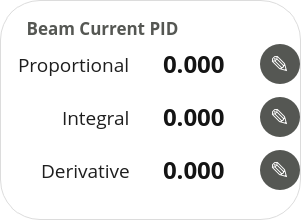
         <widget class="QGroupBox" name="beam_pid_group">
          <property name="minimumSize">
           <size>
            <width>280</width>
            <height>220</height>
           </size>
          </property>
          <property name="maximumSize">
           <size>
            <width>10000</width>
            <height>10000</height>
           </size>
          </property>
          <property name="font">
           <font>
            <family>Open Sans</family>
            <pointsize>13</pointsize>
            <weight>75</weight>
            <bold>true</bold>
           </font>
          </property>
          <property name="styleSheet">
           <string notr="true">QGroupBox { border: none; background: white; border-radius: 40px; border: 1px solid rgb(220,220,220); }
QGroupBox::title { subcontrol-origin: margin; padding: 0px 8px; left: 16px; top: 16px; color: rgb(85, 87, 83); }
QGroupBox::title:disabled { color: rgb(180,180,180); }</string>
          </property>
          <property name="title">
           <string>Beam Current PID</string>
          </property>
          <layout class="QGridLayout" name="gridLayout" columnstretch="0,0,0">
           <property name="leftMargin">
            <number>17</number>
           </property>
           <property name="topMargin">
            <number>30</number>
           </property>
           <property name="rightMargin">
            <number>0</number>
           </property>
           <property name="bottomMargin">
            <number>16</number>
           </property>
           <property name="horizontalSpacing">
            <number>15</number>
           </property>
           <property name="verticalSpacing">
            <number>0</number>
           </property>
           <item row="0" column="0" alignment="Qt::AlignRight">
            <widget class="QLabel" name="label_36">
             <property name="font">
              <font>
               <family>Open Sans</family>
               <pointsize>14</pointsize>
              </font>
             </property>
             <property name="styleSheet">
              <string notr="true">QLabel{ background: none; color: rgb(30,30,30); }
QLabel:disabled{ color: rgb(180,180,180); }</string>
             </property>
             <property name="text">
              <string>Proportional</string>
             </property>
            </widget>
           </item>
           <item row="0" column="1">
            <widget class="SmartLineEdit" name="beam_kp_edit">
             <property name="minimumSize">
              <size>
               <width>100</width>
               <height>0</height>
              </size>
             </property>
             <property name="maximumSize">
              <size>
               <width>100</width>
               <height>16777215</height>
              </size>
             </property>
             <property name="font">
              <font>
               <family>Open Sans</family>
               <pointsize>18</pointsize>
               <weight>75</weight>
               <bold>true</bold>
              </font>
             </property>
             <property name="styleSheet">
              <string notr="true">QLineEdit { height: 34px; border-radius: 17px; border: none; background: white; color: rgb(20,20,20); }
QLineEdit:disabled { color: white; }
</string>
             </property>
             <property name="text">
              <string>0.000</string>
             </property>
             <property name="alignment">
              <set>Qt::AlignCenter</set>
             </property>
            </widget>
           </item>
           <item row="0" column="2" alignment="Qt::AlignLeft">
            <widget class="QPushButton" name="beam_kp_button">
             <property name="minimumSize">
              <size>
               <width>40</width>
               <height>40</height>
              </size>
             </property>
             <property name="maximumSize">
              <size>
               <width>40</width>
               <height>40</height>
              </size>
             </property>
             <property name="font">
              <font>
               <family>Open Sans</family>
               <pointsize>18</pointsize>
              </font>
             </property>
             <property name="cursor">
              <cursorShape>PointingHandCursor</cursorShape>
             </property>
             <property name="styleSheet">
              <string notr="true">QPushButton {
	background-color: rgb(85,87,83);
	border: none;
	border-radius: 20px;
	color: white;
	height: 40px;
	width: 40px;
}
QPushButton:hover { background-color: rgb(66,68,65); }
QPushButton:hover:pressed { background-color: rgb(48,49,47); }
QPushButton:disabled { background-color: rgb(220,220,220); }</string>
             </property>
             <property name="text">
              <string>✎</string>
             </property>
            </widget>
           </item>
           <item row="1" column="0" alignment="Qt::AlignRight">
            <widget class="QLabel" name="label_38">
             <property name="font">
              <font>
               <family>Open Sans</family>
               <pointsize>14</pointsize>
              </font>
             </property>
             <property name="styleSheet">
              <string notr="true">QLabel{ background: none; color: rgb(30,30,30); }
QLabel:disabled{ color: rgb(180,180,180); }</string>
             </property>
             <property name="text">
              <string>Integral</string>
             </property>
            </widget>
           </item>
           <item row="1" column="1">
            <widget class="SmartLineEdit" name="beam_ki_edit">
             <property name="minimumSize">
              <size>
               <width>100</width>
               <height>0</height>
              </size>
             </property>
             <property name="maximumSize">
              <size>
               <width>100</width>
               <height>16777215</height>
              </size>
             </property>
             <property name="font">
              <font>
               <family>Open Sans</family>
               <pointsize>18</pointsize>
               <weight>75</weight>
               <bold>true</bold>
              </font>
             </property>
             <property name="styleSheet">
              <string notr="true">QLineEdit { height: 34px; border-radius: 17px; border: none; background: white; color: rgb(20,20,20); }
QLineEdit:disabled { color: white; }
</string>
             </property>
             <property name="text">
              <string>0.000</string>
             </property>
             <property name="alignment">
              <set>Qt::AlignCenter</set>
             </property>
            </widget>
           </item>
           <item row="1" column="2" alignment="Qt::AlignLeft">
            <widget class="QPushButton" name="beam_ki_button">
             <property name="minimumSize">
              <size>
               <width>40</width>
               <height>40</height>
              </size>
             </property>
             <property name="maximumSize">
              <size>
               <width>40</width>
               <height>40</height>
              </size>
             </property>
             <property name="font">
              <font>
               <family>Open Sans</family>
               <pointsize>18</pointsize>
              </font>
             </property>
             <property name="cursor">
              <cursorShape>PointingHandCursor</cursorShape>
             </property>
             <property name="styleSheet">
              <string notr="true">QPushButton {
	background-color: rgb(85,87,83);
	border: none;
	border-radius: 20px;
	color: white;
	height: 40px;
	width: 40px;
}
QPushButton:hover { background-color: rgb(66,68,65); }
QPushButton:hover:pressed { background-color: rgb(48,49,47); }
QPushButton:disabled { background-color: rgb(220,220,220); }</string>
             </property>
             <property name="text">
              <string>✎</string>
             </property>
            </widget>
           </item>
           <item row="2" column="0" alignment="Qt::AlignRight">
            <widget class="QLabel" name="label_37">
             <property name="font">
              <font>
               <family>Open Sans</family>
               <pointsize>14</pointsize>
              </font>
             </property>
             <property name="styleSheet">
              <string notr="true">QLabel{ background: none; color: rgb(30,30,30); }
QLabel:disabled{ color: rgb(180,180,180); }</string>
             </property>
             <property name="text">
              <string>Derivative</string>
             </property>
            </widget>
           </item>
           <item row="2" column="1">
            <widget class="SmartLineEdit" name="beam_kd_edit">
             <property name="minimumSize">
              <size>
               <width>100</width>
               <height>0</height>
              </size>
             </property>
             <property name="maximumSize">
              <size>
               <width>100</width>
               <height>16777215</height>
              </size>
             </property>
             <property name="font">
              <font>
               <family>Open Sans</family>
               <pointsize>18</pointsize>
               <weight>75</weight>
               <bold>true</bold>
              </font>
             </property>
             <property name="styleSheet">
              <string notr="true">QLineEdit { height: 34px; border-radius: 17px; border: none; background: white; color: rgb(20,20,20); }
QLineEdit:disabled { color: white; }
</string>
             </property>
             <property name="text">
              <string>0.000</string>
             </property>
             <property name="alignment">
              <set>Qt::AlignCenter</set>
             </property>
            </widget>
           </item>
           <item row="2" column="2" alignment="Qt::AlignLeft">
            <widget class="QPushButton" name="beam_kd_button">
             <property name="minimumSize">
              <size>
               <width>40</width>
               <height>40</height>
              </size>
             </property>
             <property name="maximumSize">
              <size>
               <width>40</width>
               <height>40</height>
              </size>
             </property>
             <property name="font">
              <font>
               <family>Open Sans</family>
               <pointsize>18</pointsize>
              </font>
             </property>
             <property name="cursor">
              <cursorShape>PointingHandCursor</cursorShape>
             </property>
             <property name="styleSheet">
              <string notr="true">QPushButton {
	background-color: rgb(85,87,83);
	border: none;
	border-radius: 20px;
	color: white;
	height: 40px;
	width: 40px;
}
QPushButton:hover { background-color: rgb(66,68,65); }
QPushButton:hover:pressed { background-color: rgb(48,49,47); }
QPushButton:disabled { background-color: rgb(220,220,220); }</string>
             </property>
             <property name="text">
              <string>✎</string>
             </property>
            </widget>
           </item>
          </layout>
         </widget>
